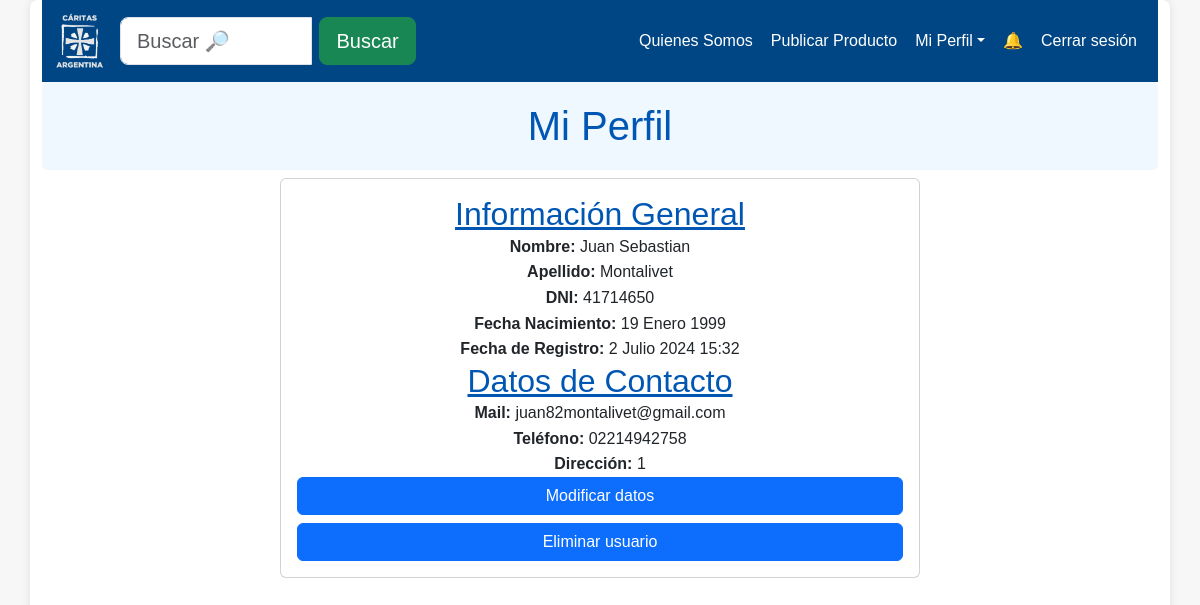
/perfil/usuario (signed in), run on the app's committed database.
### intercambios_caritas/models.py (models this page shows, shortened)
class Usuario(AbstractUser):
    telefono = models.CharField(max_length=20, blank=True)
    direccion = models.CharField(max_length=100, blank=True)
    nacimiento = models.DateField(blank=True, null=True)
    class Types(models.TextChoices):
        Administrador = "Administrador", "Administrador"
        Usuario = "Usuario", "Usuario"
        Moderador = "Moderador", "Moderador"
    rol = models.CharField(
        max_length=20, choices=Types.choices, default=Types.Usuario
    )
    class Filiales(models.TextChoices):
        CABA = 'CABA', 'CABA'
        Quilmes = 'Quilmes', 'Quilmes'
        Temperley = 'Temperley', 'Temperley'
        LaPlata = 'La Plata', 'La Plata'
    filial = models.CharField(
        max_length=20, choices=Filiales.choices, default=""
    )
    def __init__(self, *args, **kwargs):
        telefono = kwargs.pop('telefono', None)
        direccion = kwargs.pop('direccion', None)
        nacimiento = kwargs.pop('nacimiento', None)
        super().__init__(*args, **kwargs)
        if telefono is not None:
            self.telefono = telefono
        if direccion is not None:
            self.direccion = direccion
        if nacimiento is not None:
            self.nacimiento = nacimiento
    def isAdmin(self):
        return self.rol.upper() == 'ADMINISTRADOR'
    def isModerador(self):
        return self.rol.upper() == 'MODERADOR'

### intercambios_caritas/views.py (the view)
# urls.py: path('perfil/usuario', views.mi_perfil ,name = "mi_perfil"),
@login_required
def mi_perfil(request):
    return render(request, 'administracion_usuarios/mi_perfil.html')

### templates/administracion_usuarios/mi_perfil.html (shortened to what this page needs)
{% extends 'layouts/base.html' %}
{% block content %}
{% include 'layouts/navbar.html' %}
<h1 class="text-center custom-h1-bg mb-2">Mi Perfil </h1>
<div class="d-flex justify-content-center align-items-center">
    <div class="card" style="width: 40rem;">
        <div class="card-body">
            <div class="text-center">
                <h2><u>Información General</u></h2>
                <p><b>Nombre:</b> {{ user.first_name }} </p>
                <p><b>Apellido:</b> {{ user.last_name }} </p>
                <p><b>DNI:</b> {{ user.username}}</p>
                <p><b>Fecha Nacimiento:</b> {{ user.nacimiento}}</p>
                <p><b>Fecha de Registro:</b> {{ user.date_joined}}</p>
                <h2><u>Datos de Contacto</u></h2>
                <p><b>Mail:</b> {{ user.email}}</p>
                <p><b>Teléfono:</b> {{ user.telefono}}</p>
                <p><b>Dirección:</b> {{ user.direccion}}</p>
                <a class="btn btn-primary d-block mb-2" href="{% url 'mi_perfil_modificar' %}">Modificar datos</a>
                <a class="btn btn-primary d-block" href="{% url 'mi_perfil_eliminar' %}">Eliminar usuario</a>
            </div>
        </div>
    </div>
</div>
{% endblock %}

### static/styles/custom.css (style rules this page uses)
* { margin: 0; padding: 0; box-sizing: border-box; }
html { scroll-behavior: smooth; }
body { font-family: 'Arial', sans-serif; line-height: 1.6; background-color: #f7f7f7; color: #333; }
h1, h2, h3, h4, h5, h6 { margin-bottom: 0; color: #0056b3; }
p { margin-bottom: 0; }
a { color: #0056b3; text-decoration: none; }
.custom-h1-bg { background-color: #f0f8ff; padding: 20px; border-radius: 5px; }

### data on the page
Usuario: first_name "Juan Sebastian", last_name "Montalivet", username "41714650", nacimiento "19 Enero 1999", date_joined "2 Julio 2024 15:32", email "juan82montalivet@gmail.com", telefono "02214942758", direccion "1"
